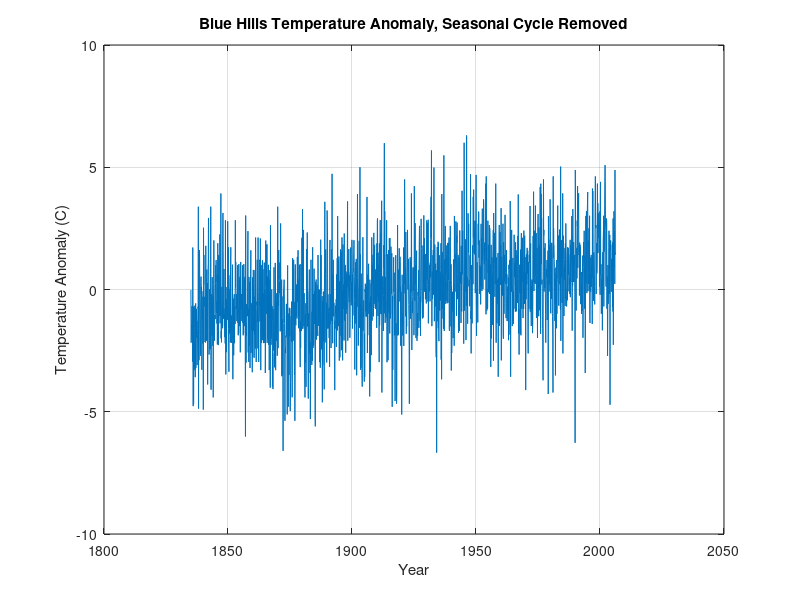

MATLAB code for this plot: (Note: this script raises an error after producing the figure.)
% Devin Delfino
% PHYS 228: Scientific Computing
% Assignment 1: Looking for Climate Change, Part 2

% load variables from Assignment 1, part 1
load blue_hills_temperature.tsv
months = blue_hills_temperature(:,1);
temperature_C = blue_hills_temperature(:,3);
years = (months/12)+1960;

num_months = 1:length(years);

% Calculates the average annual cycle for January
annual_cycle(1) = mean(temperature_C(mod(num_months, 12)==1));

% Deconstructing the previous line of code...

% 1. mod(num_months,12) - Performs modular arithmetic of 12 on the vector containing the integers 1 - the number of months recorded (2055)
% 2. mod(num_months,12)==1 - January comprises months 1, 13, 25, ...,  12n+1, so setting the modular arithmetic results == 1 will create a vector of 1's and 0's
%                            representing which months in the list are January
% 3. temperature_C(mod(num_months, 12)==1) - Uses the vector of 1's and 0's to index into the temperatures recorded in each month, extracting the temperatures recorded in January
% 4. mean(temperature_C(mod(num_months, 12)==1)) - Takes the mean of the temperatures recorded in January

% Calculates the average annual cycle for each month
annual_cycle(2) = mean(temperature_C(mod(num_months, 12)==2));
annual_cycle(3) = mean(temperature_C(mod(num_months, 12)==3));
annual_cycle(4) = mean(temperature_C(mod(num_months, 12)==4));
annual_cycle(5) = mean(temperature_C(mod(num_months, 12)==5));
annual_cycle(6) = mean(temperature_C(mod(num_months, 12)==6));
annual_cycle(7) = mean(temperature_C(mod(num_months, 12)==7));
annual_cycle(8) = mean(temperature_C(mod(num_months, 12)==8));
annual_cycle(9) = mean(temperature_C(mod(num_months, 12)==9));
annual_cycle(10) = mean(temperature_C(mod(num_months, 12)==10));
annual_cycle(11) = mean(temperature_C(mod(num_months, 12)==11));
annual_cycle(12) = mean(temperature_C(mod(num_months, 12)==0));

% Calculates Monthly Temperature Anomaly for each month
for(it=num_months)
	current_month = mod(it,12);
	if(current_month==0)
		current_month = 12;
	end
	mon_anomaly(it) = temperature_C(it) - annual_cycle(current_month);
end

figure;
plot(years, mon_anomaly);
ylabel('Temperature Anomaly (C)');
xlabel('Year');
title('Blue Hills Temperature Anomaly, Seasonal Cycle Removed');
grid;

% Moving Average
Moving_Average(10,years,mon_anomaly, 'Blue Hills');
Moving_Average(5,years,mon_anomaly, 'Blue Hills');
Moving_Average(1,years,mon_anomaly, 'Blue Hills');

Moving_Average(100, years, mon_anomaly, 'Blue Hills');
